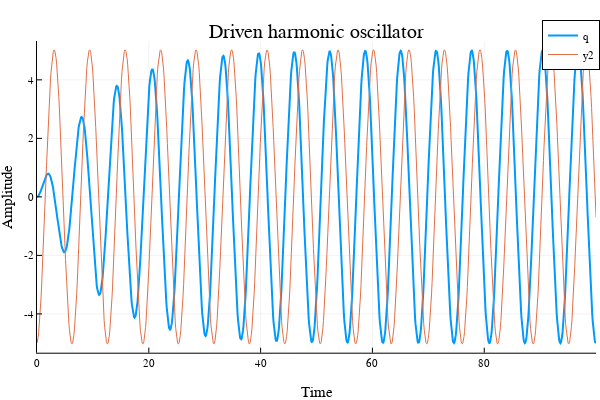

Notebook code cell kept with this figure:
### Code cell
function drivenoscillator(du, u, p, t)
    q, dq  = u            # variables
    ω, m, F₀, ω₀, ζ = p   # parameters
    du[1] = dq
    du[2] = 1 / m * F₀ * sin(ω * t) - 2 * ζ * ω₀ * dq - ω^2 * q
end

# Initial Conditions
u₀ = [0, 0]

tspan = (0., 100.)

# Parameters
p = [.99, 1., 1., 1., .1]

# Pass to solvers
prob = ODEProblem(drivenoscillator, u₀, tspan, p)
sol = solve(prob, Tsit5())


# Plot
# plot(sol,linewidth=2,title ="Driven harmonic oscillator", xaxis = "Time", yaxis = "Amplitude", label = ["q" "dq"])
plot(sol, linewidth=2, title="Driven harmonic oscillator", xaxis="Time", yaxis="Amplitude", vars=[2,], label="q")

# plot(sol)
t = LinRange(tspan..., 1000)
plot!(t, [steady_state(p, ti) for ti in t])

### Figure 1 — Plotly figure (JSON) as saved in the notebook; plotly's stock layout.template omitted (floating-point values rounded to 4 significant figures; data arrays with more than 128 entries replaced by an {"elided": "..."} marker saying what was removed)
{"data": [{"xaxis": "x", "colorbar": {"title": ""}, "yaxis": "y", "x": {"elided": "1320 float values"}, "showlegend": true, "mode": "lines", "name": "q", "zmin": null, "legendgroup": "q", "zmax": null, "line": {"color": "rgba(0, 154, 250, 1.000)", "shape": "linear", "dash": "solid", "width": 2}, "y": {"elided": "1320 float values"}, "type": "scatter"}, {"xaxis": "x", "colorbar": {"title": ""}, "yaxis": "y", "x": {"elided": "1000 float values"}, "showlegend": true, "mode": "lines", "name": "y2", "zmin": null, "legendgroup": "y2", "zmax": null, "line": {"color": "rgba(227, 111, 71, 1.000)", "shape": "linear", "dash": "solid", "width": 1}, "y": {"elided": "1000 float values"}, "type": "scatter"}], "layout": {"showlegend": true, "xaxis": {"showticklabels": true, "gridwidth": 0.5, "tickvals": [0, 20, 40, 60, 80, 100], "range": [0, 100], "domain": [0.06165, 0.9934], "mirror": false, "tickangle": 0, "showline": true, "ticktext": ["0", "20", "40", "60", "80", "100"], "zeroline": false, "tickfont": {"color": "rgba(0, 0, 0, 1.000)", "family": "sans-serif", "size": 11}, "zerolinecolor": "rgba(0, 0, 0, 1.000)", "anchor": "y", "visible": true, "ticks": "inside", "tickmode": "array", "linecolor": "rgba(0, 0, 0, 1.000)", "showgrid": true, "title": "Time", "gridcolor": "rgba(0, 0, 0, 0.100)", "titlefont": {"color": "rgba(0, 0, 0, 1.000)", "family": "sans-serif", "size": 15}, "tickcolor": "rgb(0, 0, 0)", "type": "-"}, "paper_bgcolor": "rgba(255, 255, 255, 1.000)", "annotations": [{"yanchor": "top", "xanchor": "center", "rotation": 0, "y": 1, "font": {"color": "rgba(0, 0, 0, 1.000)", "family": "sans-serif", "size": 20}, "yref": "paper", "showarrow": false, "text": "Driven harmonic oscillator", "xref": "paper", "x": 0.5275}], "height": 400, "margin": {"l": 0, "b": 20, "r": 0, "t": 20}, "plot_bgcolor": "rgba(255, 255, 255, 1.000)", "yaxis": {"showticklabels": true, "gridwidth": 0.5, "tickvals": [-4, -2, 0, 2, 4], "range": [-5.327, 5.327], "domain": [0.07581, 0.9415], "mirror": false, "tickangle": 0, "showline": true, "ticktext": ["-4", "-2", "0", "2", "4"], "zeroline": false, "tickfont": {"color": "rgba(0, 0, 0, 1.000)", "family": "sans-serif", "size": 11}, "zerolinecolor": "rgba(0, 0, 0, 1.000)", "anchor": "x", "visible": true, "ticks": "inside", "tickmode": "array", "linecolor": "rgba(0, 0, 0, 1.000)", "showgrid": true, "title": "Amplitude", "gridcolor": "rgba(0, 0, 0, 0.100)", "titlefont": {"color": "rgba(0, 0, 0, 1.000)", "family": "sans-serif", "size": 15}, "tickcolor": "rgb(0, 0, 0)", "type": "-"}, "legend": {"yanchor": "auto", "xanchor": "auto", "bordercolor": "rgba(0, 0, 0, 1.000)", "bgcolor": "rgba(255, 255, 255, 1.000)", "borderwidth": 1, "tracegroupgap": 0, "y": 1, "font": {"color": "rgba(0, 0, 0, 1.000)", "family": "sans-serif", "size": 11}, "title": {"font": {"color": "rgba(0, 0, 0, 1.000)", "family": "sans-serif", "size": 15}, "text": ""}, "traceorder": "normal", "x": 1}, "width": 600}}
